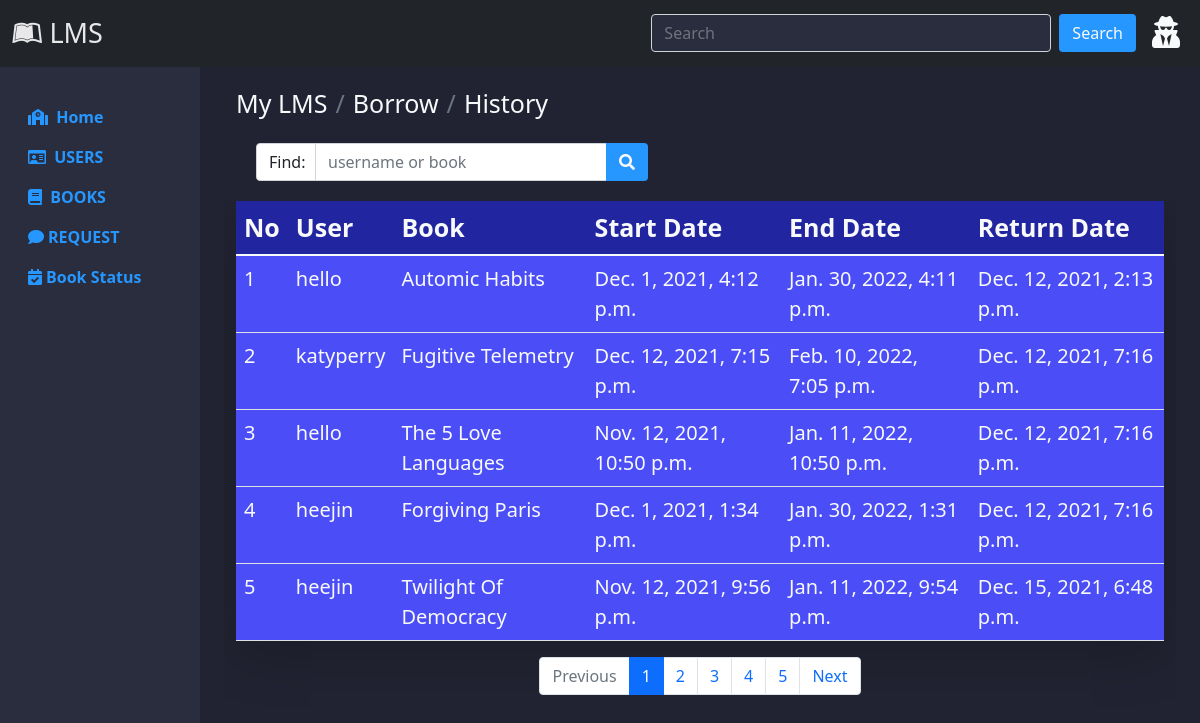
The app's page /history with its own data.
### lms/models.py (models this page shows)
class History(models.Model):
    user = models.CharField(max_length=100)
    book = models.CharField(max_length=100)
    start_date = models.DateTimeField(null=True)
    end_date = models.DateTimeField(null=True)
    return_date = models.DateTimeField(auto_now_add = True)

### lms/views.py (the view)
# urls.py: path('history', views.BHListView.as_view(), name='bhlist'),
class BHListView(generic.ListView):
    model = History
    template_name = 'boss/history.html'
    context_object_name = 'histories'
    paginate_by = 5
    def get_queryset(self):
        return History.objects.order_by('id')

### lms/templates/boss/history.html (shortened to what this page needs)
{% extends 'boss/base.html' %}
{% load static %}
{% block content %}
<div class="container-fluid">
    <ol class="breadcrumb text-light" style="font-size:25px;margin:20px 0">
        <li class="breadcrumb-item">My LMS</li>
        <li class="breadcrumb-item">Borrow</li>
        <li class="breadcrumb-item">History</li>
    </ol>
       <form method="GET" action="{% url 'bhsearch' %}">
        <div class="input-group" style="width:400px;margin:20px">
              <span class="input-group-text" style="width:60px;background-color:white">Find: </span>
            <input type="text" class="form-control" name="searched" required="" placeholder="username or book">
            <button class="btn me-2 text-light" type="submit" style="background-color:#2697ff"><i class="fas fa-search"></i></button>
          </div>
        </form>
    <div class="row">
        <div class="table-responsive">
            {% if histories %}
        <table class="table table-bodered shadow-lg text-light" width="100%" cellspacing="0">
            <thead style="background-color:#21259f;font-size:25px;font-weight:bold">
                <tr>
                    <td>No</td>
                    <td>User</td>
                    <td>Book</td>
                    <td>Start Date</td>
                    <td>End Date</td>
                    <td>Return Date</td>
                </tr>
            </thead>
            <tbody style="background-color:#4b4ef7; font-size:20px">
            {% for history in histories %}
            <tr>
                <td>{{ forloop.counter }}</td>
                <td>{{ history.user }}</td>
                <td>{{ history.book }}</td>
                <td>{{ history.start_date }}</td>
                <td>{{ history.end_date }}</td>
                <td>{{ history.return_date }}</td>
            </tr>
            {% endfor %}
            </tbody>
        </table>
{% endif %}
             {% if is_paginated %}
  <ul class="pagination justify-content-center">
    {% if page_obj.has_previous %}
      <li class="page-item"><a class="page-link" href="?page={{ page_obj.previous_page_number }}">Previous</a></li>
    {% else %}
      <li class="page-item disabled"><a class="page-link">Previous</a></li>
    {% endif %}
    {% for i in paginator.page_range %}
      {% if page_obj.number == i %}
        <li class="page-item active"><a class="page-link" href="?page={{ i }}">{{ i }}</a></li>
      {% else %}
        <li class="page-item"><a class="page-link" href="?page={{ i }}">{{ i }}</a></li>
      {% endif %}
    {% endfor %}
    {% if page_obj.has_next %}
      <li class="page-item"><a class="page-link " href="?page={{ page_obj.next_page_number }}">Next</a></li>
    {% else %}
       <li class="page-item disabled"><a class="page-link">Next</a></li>
    {% endif %}
  </ul>
{% endif %}
        </div>
    </div>
</div>
{% endblock %}

### records on screen
History: user "hello", book "Automic Habits", start_date "Dec. 1, 2021, 4:12 p.m.", end_date "Jan. 30, 2022, 4:11 p.m.", return_date "Dec. 12, 2021, 2:13 p.m."
History: user "katyperry", book "Fugitive Telemetry", start_date "Dec. 12, 2021, 7:15 p.m.", end_date "Feb. 10, 2022, 7:05 p.m.", return_date "Dec. 12, 2021, 7:16 p.m."
History: user "hello", book "The 5 Love Languages", start_date "Nov. 12, 2021, 10:50 p.m.", end_date "Jan. 11, 2022, 10:50 p.m.", return_date "Dec. 12, 2021, 7:16 p.m."
History: user "heejin", book "Forgiving Paris", start_date "Dec. 1, 2021, 1:34 p.m.", end_date "Jan. 30, 2022, 1:31 p.m.", return_date "Dec. 12, 2021, 7:16 p.m."
History: user "heejin", book "Twilight Of Democracy", start_date "Nov. 12, 2021, 9:56 p.m.", end_date "Jan. 11, 2022, 9:54 p.m.", return_date "Dec. 15, 2021, 6:48 p.m."

### other values on screen
{{ i }} "1"
{{ i }} "2" "3" "4" "5"
